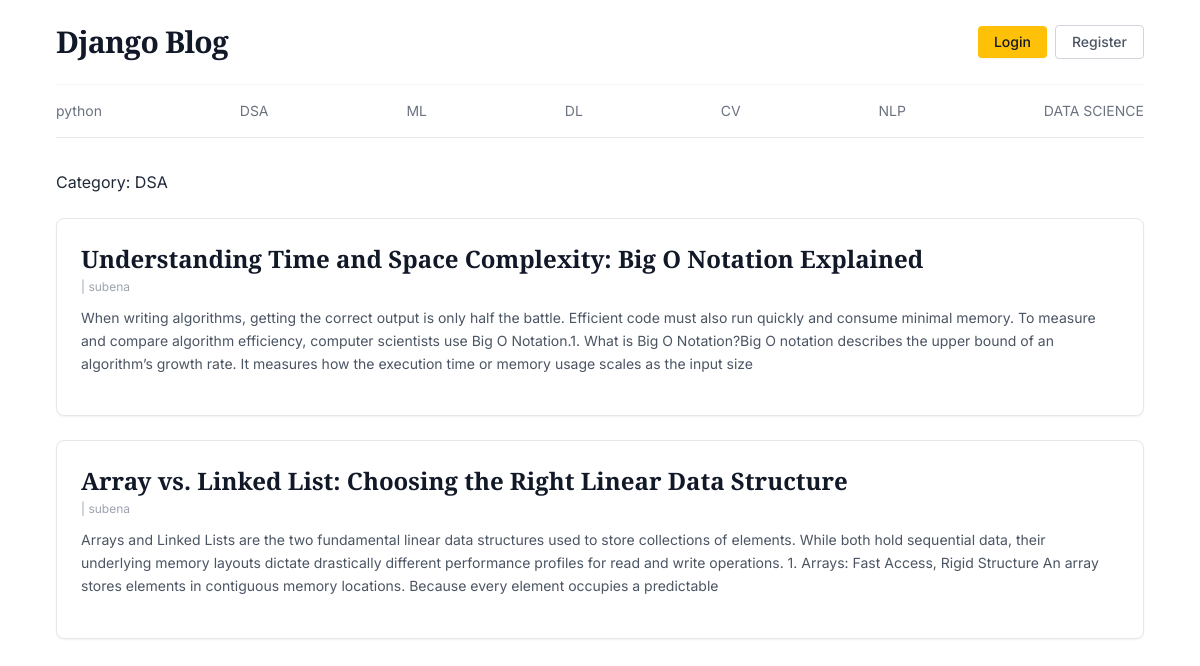
The app's page /category/2/ with its own data.
### blog/models.py (models this page shows, shortened)
class Category(models.Model):
    name = models.CharField(max_length = 100, unique=True)
    created_at = models.DateTimeField(auto_now_add = True)
    updated_at = models.DateTimeField(auto_now = True)

class BlogPost(models.Model):
    title = models.CharField(max_length = 200)
    slug = models.CharField(max_length = 200,unique=True,blank =True)
    category = models.ForeignKey(Category,on_delete = models.CASCADE)
    author = models.ForeignKey(User,on_delete = models.CASCADE)
    short_description = models.CharField(max_length = 400)
    featured_image = models.ImageField(upload_to='posts/', blank=True, null=True)
    blog_body = models.CharField(max_length = 2000)
    status = models.IntegerField(choices = STATUS_MODE)
    is_feature = models.BooleanField(default=False)
    created_at = models.DateTimeField(auto_now = True)
    updated_at = models.DateTimeField(auto_now = True)

### blog/views.py (the view)
# urls.py: path('category/<int:category_id>/',views.posts_by_category,name='posts_by_category'),
def posts_by_category(request,category_id):
    posts = BlogPost.objects.filter(status=1,category=category_id)
    category = get_object_or_404(Category,pk=category_id)
    context = {
        'posts': posts,
        'category':category,
    }
    return render(request, 'posts_by_category.html', context)

### blog/context_processors.py (called while the page is built)
def get_categories(request):
    categories = Category.objects.all()
    return dict(categories=categories)

### templates/posts_by_category.html
{% extends 'base.html' %}
{% block content %}
        <section class="mt-8 grid grid-cols-1 gap-6">
            <h3>Category: {{ category.name }}</h3>
            {% if posts %}
                {% for post in posts %}
                <div class="bg-white p-6 rounded-lg border border-gray-200 shadow-sm hover:shadow-md transition-shadow">
                    <h2 class="font-serif text-2xl font-bold text-gray-900 mb-1">
                        <a href="#">{{ post.title }}</a>
                    </h2>
                    <div class="text-xs text-gray-400 mb-3">
                        {{ post.created_on }} | {{ post.author }}
                    </div>
                    <p class="text-gray-600 text-sm leading-relaxed mb-4">
                        {{ post.short_description }}
                    </p>
                </div>
                {% endfor %}
            {% else %}
                <p>No posts found in this category.</p>
            {% endif %}
        </section>
{% endblock %}

### templates/base.html (shortened to what this page needs)
{% load static %}
<!DOCTYPE html>
<html lang="en">
<head>
    <script src="https://cdn.tailwindcss.com"></script>
</head>
<body class="bg-white text-gray-800 font-sans antialiased min-h-screen flex flex-col">
    <div class="max-w-6xl mx-auto px-4 sm:px-6 lg:px-8 w-full">
        <header class="flex justify-between items-center py-6 border-b border-gray-100">
            <a href="#" class="font-serif text-3xl font-bold tracking-tight text-gray-900 hover:text-gray-700 transition-colors">
                Django Blog
            </a>
            <div class="flex items-center space-x-2">
                <button class="bg-amberButton hover:bg-yellow-500 text-gray-900 text-sm font-medium px-4 py-1.5 rounded transition-colors shadow-sm">
                    Login
                </button>
                <button class="border border-gray-300 hover:bg-gray-50 text-gray-600 text-sm font-medium px-4 py-1.5 rounded transition-colors">
                    Register
                </button>
            </div>
        </header>
        <nav class="py-4 border-b border-gray-200">
            <ul class="flex flex-wrap justify-between items-center text-sm font-normal text-gray-500 gap-y-2">
               {% for category in categories %}
                <li><a href="{% url 'posts_by_category' category.id %}" class="hover:text-gray-900 transition-colors">{{ category.name }}</a></li>
                {% endfor %}
            </ul>
        </nav>
{% block content %}
{% endblock %}
</body>
</html>

### records on screen
Category: name "python"
Category: name "DSA"
Category: name "ML"
Category: name "DL"
Category: name "CV"
Category: name "NLP"
Category: name "DATA SCIENCE"
BlogPost: title "Understanding Time and Space Complexity: Big O Notation Explained", author "subena", short_description "When writing algorithms, getting the correct output is only half the battle. Efficient code must also run quickly and consume minimal memory. To measure and compare algorithm efficiency, computer scientists use Big O Notation.1. What is Big O Notation?Big O notation describes the upper bound of an algorithm’s growth rate. It measures how the execution time or memory usage scales as the input size"
BlogPost: title "Array vs. Linked List: Choosing the Right Linear Data Structure", author "subena", short_description "Arrays and Linked Lists are the two fundamental linear data structures used to store collections of elements. While both hold sequential data, their underlying memory layouts dictate drastically different performance profiles for read and write operations. 1. Arrays: Fast Access, Rigid Structure An array stores elements in contiguous memory locations. Because every element occupies a predictable"
